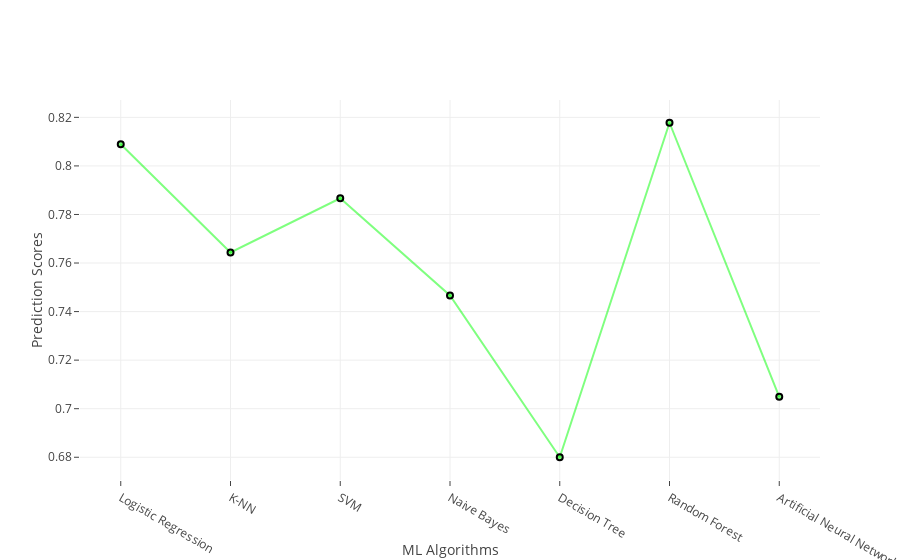

Source (notebook cell):
### Markdown cell above
# Scatter Plot For Comparasion of ML Algorithms Prediciton Scores

### Code cell
scores=[LRscore,KNNscore,SVMscore,NBscore,DTCscore,RFCscore,mean]
AlgorthmsName=["Logistic Regression","K-NN","SVM","Naive Bayes","Decision Tree", "Random Forest","Artificial Neural Network"]

#create traces

trace1 = go.Scatter(
    x = AlgorthmsName,
    y= scores,
    name='Algortms Name',
    marker =dict(color='rgba(0,255,0,0.5)',
               line =dict(color='rgb(0,0,0)',width=2)),
                text=AlgorthmsName
)
data = [trace1]

layout = go.Layout(barmode = "group",
                  xaxis= dict(title= 'ML Algorithms',ticklen= 5,zeroline= False),
              yaxis= dict(title= 'Prediction Scores',ticklen= 5,zeroline= False))
fig = go.Figure(data = data, layout = layout)
iplot(fig)

### Figure 1 — Plotly figure (JSON) as saved in the notebook; plotly's stock layout.template omitted (floating-point values rounded to 4 significant figures)
{"data": [{"marker": {"color": "rgba(0,255,0,0.5)", "line": {"color": "rgb(0,0,0)", "width": 2}}, "name": "Algortms Name", "text": ["Logistic Regression", "K-NN", "SVM", "Naive Bayes", "Decision Tree", "Random Forest", "Artificial Neural Network"], "type": "scatter", "uid": "3a2ef2b7-639e-4114-a1ef-11d3870cf6b8", "x": ["Logistic Regression", "K-NN", "SVM", "Naive Bayes", "Decision Tree", "Random Forest", "Artificial Neural Network"], "y": [0.8089, 0.7644, 0.7867, 0.7467, 0.68, 0.8178, 0.7049]}], "layout": {"barmode": "group", "xaxis": {"ticklen": 5, "title": {"text": "ML Algorithms"}, "zeroline": false}, "yaxis": {"ticklen": 5, "title": {"text": "Prediction Scores"}, "zeroline": false}}}
